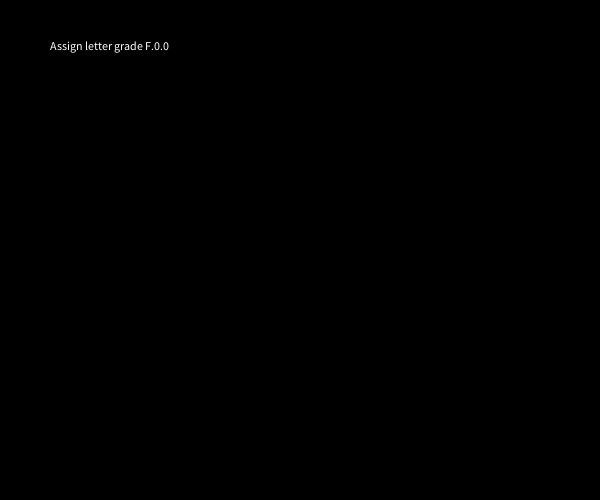
Frame 1 (no input)
Frame 60 (the mouse pressed at the canvas centre just before this capture): identical to frame 1, image omitted
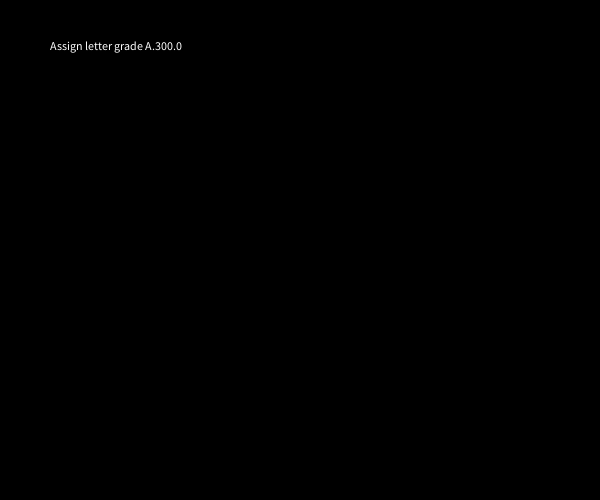
Frame 120 (the mouse held since frame 60 and released just before this capture)

The Processing sketch that drew these frames (run headless with seeded random() and noise(); from frame 60 on, the mouse is pressed at the canvas centre):

// Processing sketch: Grades
// ── Grades.pde
void setup() {
  size(600,500);
  
}

void draw() {
  background(0);
  display(mouseX);
  
  
}

void display(float grade) {

   if(grade >=94) {
  text("Assign letter grade A." + grade,50,50);
} 
else if (grade >= 89 && grade <= 93) {
  text ("Assign letter grade A-." + grade,50,50);
} 
else if (grade >= 87 && grade <=88) {
  text ("Assign letter grade B+." + grade,50,50);
} 
else if (grade >= 83 && grade <= 86) {
  text ("Assign letter grade B." + grade,50,50);
} 
else if (grade >= 80 && grade <= 82) {
  text ("Assign letter grade B-." + grade,50,50);
}
else if (grade >= 77 && grade <= 79) {
  text ("Assign letter grade C+." + grade,50,50);
}
else if (grade >= 73 && grade <= 76) {
  text ("Assign letter grade C." + grade,50,50);
}
else if (grade >= 70 && grade <= 72) {
  text ("Assign letter grade C-." + grade,50,50);
}
else if (grade >= 67 && grade <= 69) {
  text ("Assign letter grade D+." + grade,50,50);
}
else if (grade >= 63 && grade <= 66) {
  text ("Assign letter grade D." + grade,50,50);
}
else if (grade >= 60 && grade <= 62) {
  text ("Assign letter grade D-." + grade,50,50);
}
else if (grade <= 59) {
  text ("Assign letter grade F." + grade,50,50);
}
}
